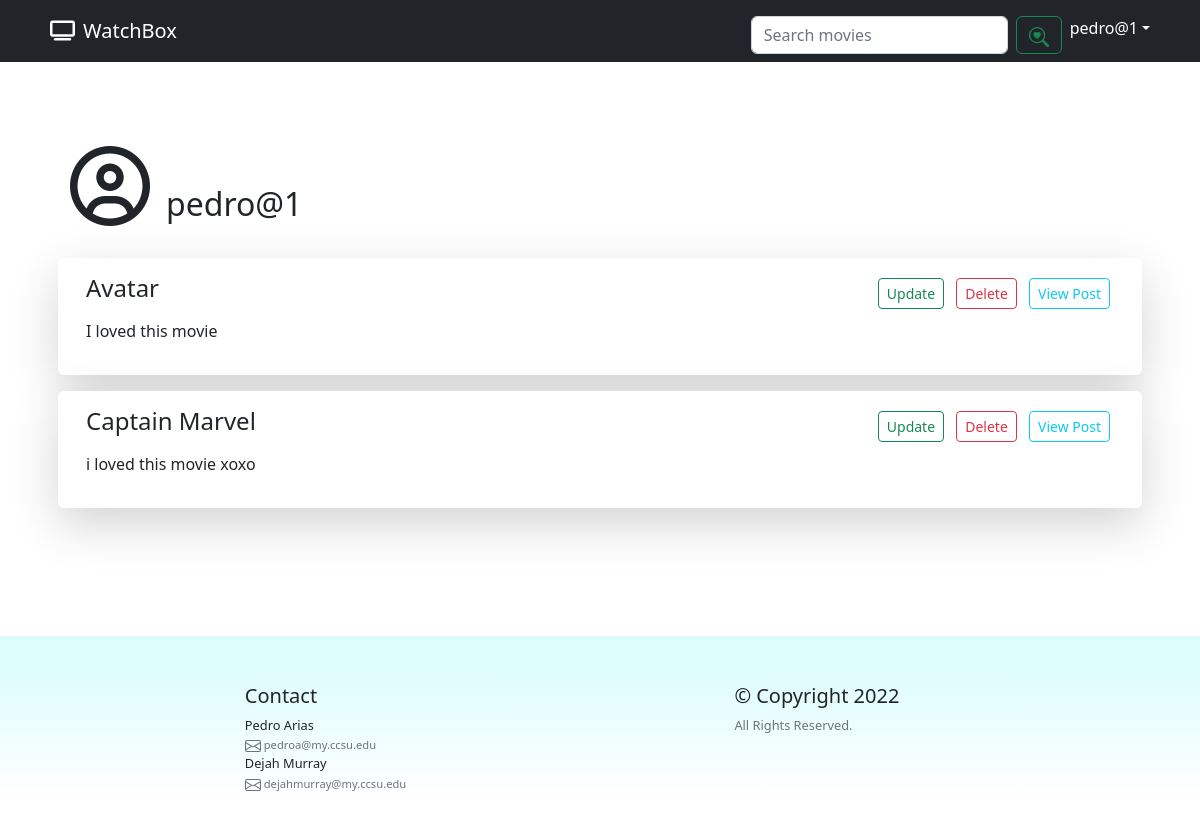
Page /account (signed in) on the committed database.
### MovieReviews/models.py (models this page shows, shortened)
class Post(models.Model):
    details = models.CharField(max_length=200)
    author = models.CharField(max_length=200)
    authorId = models.ForeignKey(User, on_delete=models.CASCADE)
    movieId = models.CharField(max_length=200)
    movieTitle = models.CharField(max_length=200)

### MovieReviews/views.py (the view)
# urls.py: path('account', views.account, name='account')
@login_required(login_url='login')
def account(request):
    searchTerms = ['']
    if request.user.is_authenticated:
        try:
            searchTerms = SearchTerms.objects.filter(userId_id=request.user.id)
        except ObjectDoesNotExist:
            searchTerms = ['']
            pass
    posts_results = Post.objects.filter(authorId=request.user)
    context = {'posts': posts_results, 'searchTerms': searchTerms}
    return render(request, 'review/account.html', context)

### templates/review/account.html (shortened to what this page needs)
{% extends "review/base.html" %}
{% block body %}
<div class="container container-margin">
     <div class="align-items-center mb-3 p-2">
        <div class="row m-2">
             <div class="col-8">
                <div ><i class="fa-regular fa-circle-user fa-5x me-3"></i><h2 class="d-inline">{{ user.username }}</h2></div>
            </div>
        </div>
     </div>
                            {% for post in posts %}
                                <div class="row shadow-lg bg-body rounded m-3 p-3">
                                    <div class="col-8">
                                        <h4 class="d-inline">{{ post.movieTitle }} </h4>
                                        <p>{{ post.details }}</p>
                                    </div>
                                    <div class="col-4 text-end">
                                        <a href="{% url 'update' post.id 'account'%}" class="btn btn-sm btn-outline-success m-1"> Update </a>
                                        <a href="{% url 'delete' post.id 'account'%}" class="btn btn-sm btn-outline-danger m-1"> Delete </a>
                                        <a href="{% url 'posts' post.movieId %}" class="btn btn-sm btn-outline-info m-1">View Post</a>
                                    </div>
                                </div>
                                {% empty %}
                                    <h3>No reviews yet</h3>
                            {% endfor %}
    </div>
{% endblock %}

### templates/review/base.html (shortened to what this page needs)
{% load static %}
<!DOCTYPE html>
<html lang="en">
<head>
    <link rel="stylesheet" href="https://cdnjs.cloudflare.com/ajax/libs/font-awesome/6.2.0/css/all.min.css" />
    <link href="https://cdn.jsdelivr.net/npm/bootstrap@5.2.1/dist/css/bootstrap.min.css" rel="stylesheet">
    <link rel="stylesheet" href="{% static 'css/styles.css' %}">
</head>
  <body class="bg-white scroll">
    <nav class="navbar navbar-expand-lg navbar-dark bg-dark fixed-top">
    <div class="container">
        <a class="navbar-brand" href="{% url 'index' %}"><i class="fa-solid fa-tv m-2"></i>WatchBox</a>
        <div class="collapse navbar-collapse" id="navbarSupportedContent">
            <ul class="navbar-nav ms-auto mb-2 mb-lg-0">
                <li class="nav-item">
                    <form class="d-flex pt-2" action="{% url 'index' %}" method="post"  role="search">
                        <input class="form-control  me-2" placeholder="Search movies" aria-label="Search your favorite movies" type="text" name="term" maxlength="200" required="" id="id_term">
                        <button class="btn btn-outline-success" type="submit">
                        </button>
                   </form>
                </li>
                {% if user.is_authenticated %}
                    <li class="nav-item dropdown">
                        <a class="nav-link dropdown-toggle active" data-bs-toggle="dropdown" href="#"
                           role="button" aria-expanded="false">{{  user.username}}</a>
                    </li>
              </ul>
                {% else %}
                   <a class="btn btn-light btn-outline-primary m-2" href={% url 'login' %}><i class="fa-solid fa-arrow-right-to-bracket"></i> Login</a>
                    <a class="btn btn-light btn-outline-primary m-2" href={% url 'register' %}><i class="fa-regular fa-circle-user"></i> Register</a>
                {% endif %}
            </div>
        </div>
    </nav>
<div class="wrapper">
{% block body %}
{% endblock %}
</div>
  <footer class="pt-4 my-md-5 pt-md-5 ">
        <div class="row">
          <div class="col ">
          </div>
          <div class="col ">
            <h5>Contact</h5>
            <ul class="list-unstyled text-small">
                <li>Pedro Arias</li>
                <li>
                    <a class="text-muted" href="mailto: pedroa@my.ccsu.edu">
                      <small>
                            pedroa@my.ccsu.edu
                        </small>
                  </a>
                </li>
                <li>Dejah Murray</li>
                <li>
                    <a class="text-muted" href="mailto: dejahmurray@my.ccsu.edu">
                      <small>
                            dejahmurray@my.ccsu.edu
                        </small>
                    </a>
                </li>
            </ul>
          </div>
          <div class="col  ">
          </div>
          <div class="col  ">
            <h5>&copy Copyright 2022</h5>
            <ul class="list-unstyled text-small">
              <li><a class="text-muted" href="#">All Rights Reserved.</a></li>
            </ul>
          </div>
          <div class="col ">
          </div>
        </div>
      </footer>
  </body>
</html>

### static/css/styles.css (style rules this page uses)
.container-margin { margin-top: 5em; margin-bottom: 5em; }
a { text-decoration: none; }
body { background-color: #fefefe; padding-top: 50px; }
body { display:flex; flex-direction:column; min-height:100vh; }
footer { background-color: #ddfcfc; background-image: linear-gradient(180deg, #ddfcfc 17%, #ffffff 93%); font-size: 0.8rem; }
.wrapper { flex:1; }

### rows in the picture
Post: movieTitle "Avatar", details "I loved this movie"
Post: movieTitle "Captain Marvel", details "i loved this movie xoxo"

### other values in the picture
{{ user.username }} "pedro@1"
